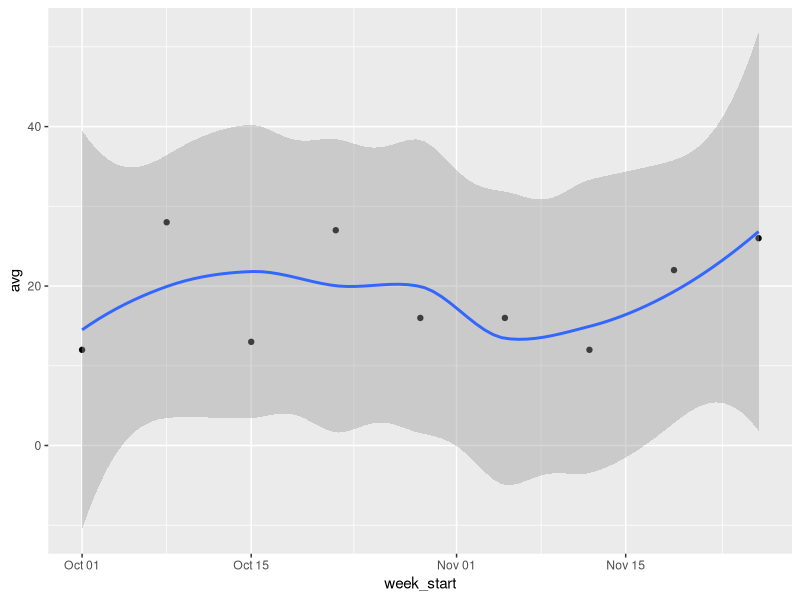
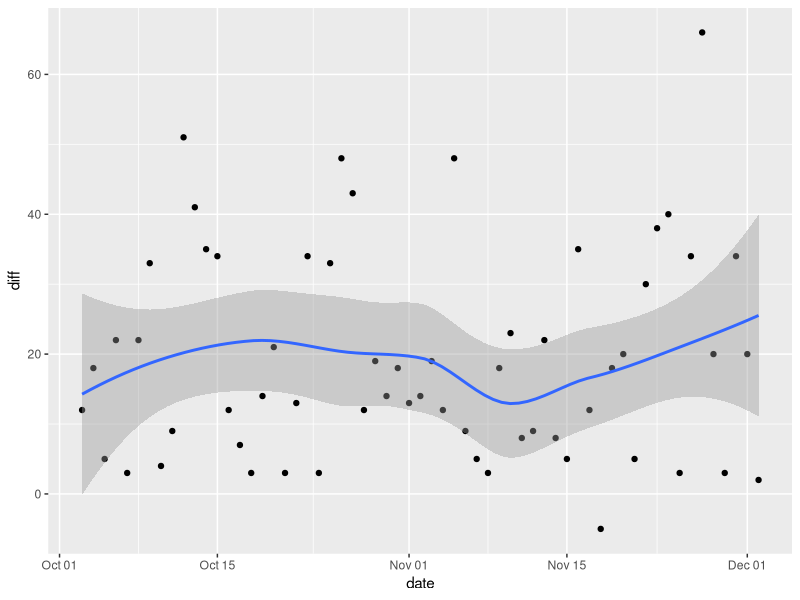
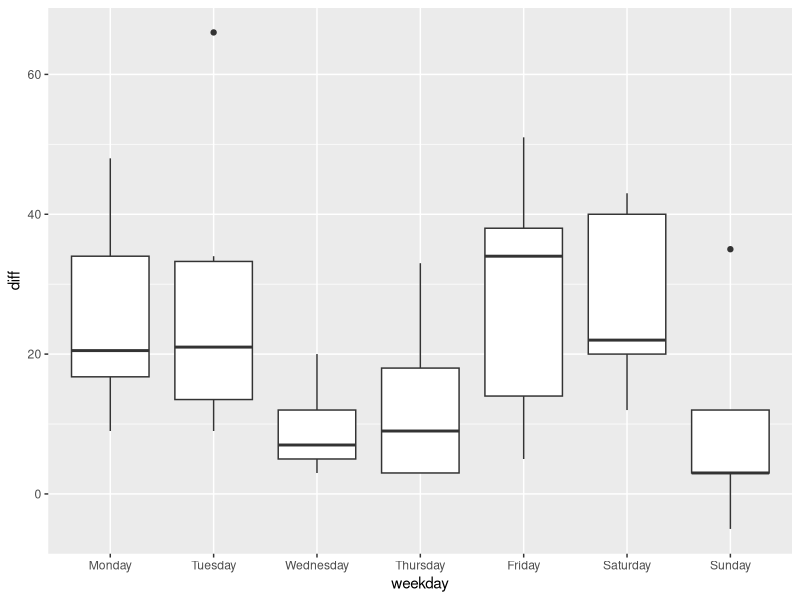

Reproduce these figures in R, in order.
library(tidyverse)
library(lubridate)

# Import
arrivals <- read_csv("data/84.csv")

arrivals <- arrivals %>%
  filter(! is.na(Actual)) %>%
  transmute(
    date = Date,
    scheduled = Scheduled,
    actual = Actual,
    diff = Differential,
    weekday = wday(date, week_start = 1, label = TRUE, abbr = FALSE),
    week = week(date),
    week_start = ymd(paste0(year(date), "-01-01")) + weeks(week - 1)
  )


# Summarize
daily_report <- arrivals %>%
  group_by(weekday) %>%
  summarize(min = min(diff), max = max(diff), avg = round(mean(diff), digits = 0), count = n())

weekly_report <- arrivals %>%
  group_by(week, week_start) %>%
  summarize(min = min(diff), max = max(diff), avg = round(mean(diff), digits = 0), count = n())


# Visualize

## Average difference between scheduled and actual arrival time by week
weekly_report %>% ggplot(mapping = aes(x = week_start, y = avg)) +
  geom_point() +
  geom_smooth()

## Difference between scheduled and actual arrival time by day
arrivals %>% ggplot(mapping = aes(x = date, y = diff)) +
  geom_point() +
  geom_smooth()

## Difference between scheduled and actual arrival time by day of the week
arrivals %>% ggplot(mapping = aes(x = weekday, y = diff)) +
  geom_boxplot()
